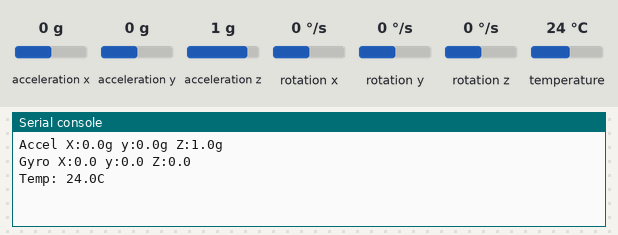
A program run on a simulated Raspberry Pi Pico running CircuitPython. Shown: the last lines printed to the serial console. The test bench sets the inputs (shaded band); at power-on: acceleration x 0 g, acceleration y 0 g, acceleration z 1 g, rotation x 0 °/s, rotation y 0 °/s, rotation z 0 °/s, temperature 24 °C.

Above: at 1.2 s.
1.3 s: acceleration x set to -1.4 g
4.0 s: acceleration y set to -1.4 g
6.7 s: acceleration z set to -1.4 g
9.4 s: rotation x set to -192 °/s
At 10.9 s:
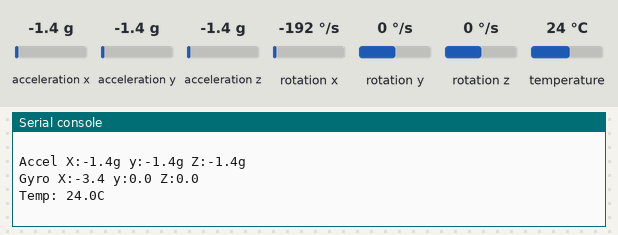
12.1 s: rotation y set to -192 °/s
At 15.3 s:
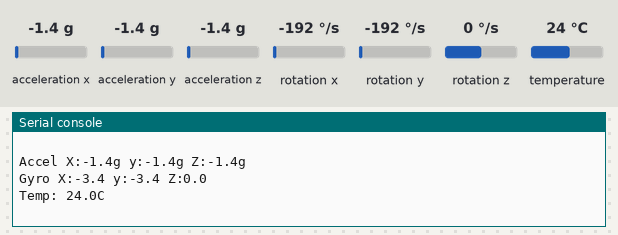

Measured:
- after the input at 9.4 s, the serial console: prints a new line after 0.61 s (image 1)
- after the input at 12.1 s, the serial console: prints a new line after 1.9 s (image 2)

The program:

mpu6050_cpython.py
```python
# MPU6050 Sensor Example
import board
from busio import I2C
from time import sleep
import adafruit_mpu6050

# Set up sensor
i2c = I2C(sda=board.GP16, scl=board.GP17)
sensor = adafruit_mpu6050.MPU6050(i2c)

# Main loop
G = 9.8
while True:
    x,y,z = sensor.acceleration
    print ('Accel X:{:.1f}g y:{:.1f}g Z:{:.1f}g'.format(x/G, y/G, z/G))
    x,y,z = sensor.gyro
    print ('Gyro X:{:.1f} y:{:.1f} Z:{:.1f}'.format(x,y,z))
    print ('Temp: {:.1f}C'.format(sensor.temperature))
    print ()
    sleep(2)
```
